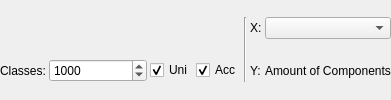
             <widget class="QWidget" name="page_PlotComp_FeatHist">
              <layout class="QGridLayout" name="gridLayout_18">
               <property name="leftMargin">
                <number>0</number>
               </property>
               <property name="topMargin">
                <number>0</number>
               </property>
               <property name="rightMargin">
                <number>0</number>
               </property>
               <property name="bottomMargin">
                <number>0</number>
               </property>
               <property name="spacing">
                <number>3</number>
               </property>
               <item row="1" column="5">
                <widget class="QLabel" name="label_PlotComp_FeatHist_Y">
                 <property name="sizePolicy">
                  <sizepolicy hsizetype="Maximum" vsizetype="Preferred">
                   <horstretch>0</horstretch>
                   <verstretch>0</verstretch>
                  </sizepolicy>
                 </property>
                 <property name="text">
                  <string>Y:</string>
                 </property>
                </widget>
               </item>
               <item row="0" column="4" rowspan="2">
                <widget class="Line" name="line_PlotComp_FeatHist">
                 <property name="orientation">
                  <enum>Qt::Vertical</enum>
                 </property>
                </widget>
               </item>
               <item row="0" column="5">
                <widget class="QLabel" name="label_PlotComp_FeatHist_X">
                 <property name="sizePolicy">
                  <sizepolicy hsizetype="Maximum" vsizetype="Preferred">
                   <horstretch>0</horstretch>
                   <verstretch>0</verstretch>
                  </sizepolicy>
                 </property>
                 <property name="text">
                  <string>X:</string>
                 </property>
                </widget>
               </item>
               <item row="1" column="3">
                <widget class="QCheckBox" name="checkBox_PlotComp_FeatHist_Accumulate">
                 <property name="sizePolicy">
                  <sizepolicy hsizetype="Maximum" vsizetype="Fixed">
                   <horstretch>0</horstretch>
                   <verstretch>0</verstretch>
                  </sizepolicy>
                 </property>
                 <property name="text">
                  <string>Acc</string>
                 </property>
                 <property name="checked">
                  <bool>true</bool>
                 </property>
                </widget>
               </item>
               <item row="1" column="1">
                <widget class="QSpinBox" name="spinBox_PlotComp_FeatHist_Classes">
                 <property name="sizePolicy">
                  <sizepolicy hsizetype="Fixed" vsizetype="Fixed">
                   <horstretch>0</horstretch>
                   <verstretch>0</verstretch>
                  </sizepolicy>
                 </property>
                 <property name="minimumSize">
                  <size>
                   <width>98</width>
                   <height>0</height>
                  </size>
                 </property>
                 <property name="minimum">
                  <number>1</number>
                 </property>
                 <property name="maximum">
                  <number>10000</number>
                 </property>
                 <property name="singleStep">
                  <number>10</number>
                 </property>
                 <property name="value">
                  <number>1000</number>
                 </property>
                </widget>
               </item>
               <item row="1" column="2">
                <widget class="QCheckBox" name="checkBox_PlotComp_FeatHist_Uniform">
                 <property name="sizePolicy">
                  <sizepolicy hsizetype="Maximum" vsizetype="Fixed">
                   <horstretch>0</horstretch>
                   <verstretch>0</verstretch>
                  </sizepolicy>
                 </property>
                 <property name="text">
                  <string>Uni</string>
                 </property>
                 <property name="checked">
                  <bool>true</bool>
                 </property>
                </widget>
               </item>
               <item row="1" column="0">
                <widget class="QLabel" name="label_PlotComp_FeatHist_Classes">
                 <property name="sizePolicy">
                  <sizepolicy hsizetype="Maximum" vsizetype="Preferred">
                   <horstretch>0</horstretch>
                   <verstretch>0</verstretch>
                  </sizepolicy>
                 </property>
                 <property name="text">
                  <string>Classes:</string>
                 </property>
                </widget>
               </item>
               <item row="1" column="6" colspan="2">
                <widget class="QLabel" name="label_PlotComp_FeatHist_Y_Description">
                 <property name="text">
                  <string>Amount of Components</string>
                 </property>
                </widget>
               </item>
               <item row="0" column="6" colspan="2">
                <widget class="QComboBox" name="comboBox_PlotComp_FeatHist_Feature"/>
               </item>
               <item row="0" column="0" colspan="4">
                <spacer name="horizontalSpacer_PlotComp_FeatHist">
                 <property name="orientation">
                  <enum>Qt::Horizontal</enum>
                 </property>
                 <property name="sizeType">
                  <enum>QSizePolicy::Fixed</enum>
                 </property>
                 <property name="sizeHint" stdset="0">
                  <size>
                   <width>225</width>
                   <height>20</height>
                  </size>
                 </property>
                </spacer>
               </item>
              </layout>
             </widget>
